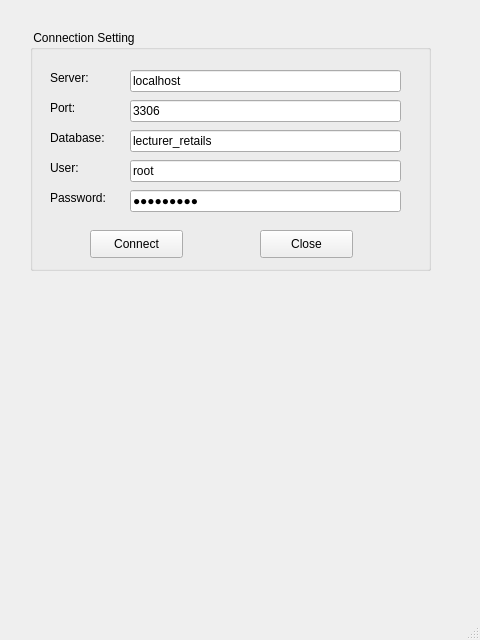
<?xml version="1.0" encoding="UTF-8"?>
<ui version="4.0">
 <class>MainWindow</class>
 <widget class="QMainWindow" name="MainWindow">
  <property name="geometry">
   <rect>
    <x>0</x>
    <y>0</y>
    <width>480</width>
    <height>640</height>
   </rect>
  </property>
  <property name="windowTitle">
   <string>DatabaseConnect</string>
  </property>
  <widget class="QWidget" name="centralwidget">
   <widget class="QGroupBox" name="groupBox">
    <property name="geometry">
     <rect>
      <x>30</x>
      <y>30</y>
      <width>401</width>
      <height>241</height>
     </rect>
    </property>
    <property name="title">
     <string> Connection Setting</string>
    </property>
    <widget class="QLabel" name="label">
     <property name="geometry">
      <rect>
       <x>20</x>
       <y>40</y>
       <width>55</width>
       <height>16</height>
      </rect>
     </property>
     <property name="text">
      <string>Server:</string>
     </property>
    </widget>
    <widget class="QLabel" name="label_2">
     <property name="geometry">
      <rect>
       <x>20</x>
       <y>70</y>
       <width>55</width>
       <height>16</height>
      </rect>
     </property>
     <property name="text">
      <string>Port:</string>
     </property>
    </widget>
    <widget class="QLabel" name="label_3">
     <property name="geometry">
      <rect>
       <x>20</x>
       <y>100</y>
       <width>81</width>
       <height>16</height>
      </rect>
     </property>
     <property name="text">
      <string>Database:</string>
     </property>
    </widget>
    <widget class="QLabel" name="label_4">
     <property name="geometry">
      <rect>
       <x>20</x>
       <y>130</y>
       <width>81</width>
       <height>16</height>
      </rect>
     </property>
     <property name="text">
      <string>User: </string>
     </property>
    </widget>
    <widget class="QLabel" name="label_5">
     <property name="geometry">
      <rect>
       <x>20</x>
       <y>160</y>
       <width>81</width>
       <height>16</height>
      </rect>
     </property>
     <property name="text">
      <string>Password:</string>
     </property>
    </widget>
    <widget class="QPushButton" name="pushButtonConnect">
     <property name="geometry">
      <rect>
       <x>60</x>
       <y>200</y>
       <width>93</width>
       <height>28</height>
      </rect>
     </property>
     <property name="text">
      <string>Connect</string>
     </property>
     <property name="icon">
      <iconset>
       <normaloff>../Images/setup.png</normaloff>../Images/setup.png</iconset>
     </property>
    </widget>
    <widget class="QPushButton" name="pushButtonClose">
     <property name="geometry">
      <rect>
       <x>230</x>
       <y>200</y>
       <width>93</width>
       <height>28</height>
      </rect>
     </property>
     <property name="text">
      <string>Close</string>
     </property>
     <property name="icon">
      <iconset>
       <normaloff>../Images/close.png</normaloff>../Images/close.png</iconset>
     </property>
    </widget>
    <widget class="QLineEdit" name="lineEditServer">
     <property name="geometry">
      <rect>
       <x>100</x>
       <y>40</y>
       <width>271</width>
       <height>22</height>
      </rect>
     </property>
     <property name="text">
      <string>localhost</string>
     </property>
    </widget>
    <widget class="QLineEdit" name="lineEditPort">
     <property name="geometry">
      <rect>
       <x>100</x>
       <y>70</y>
       <width>271</width>
       <height>22</height>
      </rect>
     </property>
     <property name="text">
      <string>3306</string>
     </property>
    </widget>
    <widget class="QLineEdit" name="lineEditDatabase">
     <property name="geometry">
      <rect>
       <x>100</x>
       <y>100</y>
       <width>271</width>
       <height>22</height>
      </rect>
     </property>
     <property name="text">
      <string>lecturer_retails</string>
     </property>
    </widget>
    <widget class="QLineEdit" name="lineEditUser">
     <property name="geometry">
      <rect>
       <x>100</x>
       <y>130</y>
       <width>271</width>
       <height>22</height>
      </rect>
     </property>
     <property name="text">
      <string>root   </string>
     </property>
    </widget>
    <widget class="QLineEdit" name="lineEditPassword">
     <property name="geometry">
      <rect>
       <x>100</x>
       <y>160</y>
       <width>271</width>
       <height>22</height>
      </rect>
     </property>
     <property name="text">
      <string>@Obama123</string>
     </property>
     <property name="echoMode">
      <enum>QLineEdit::Password</enum>
     </property>
     <property name="readOnly">
      <bool>false</bool>
     </property>
    </widget>
   </widget>
  </widget>
  <widget class="QMenuBar" name="menubar">
   <property name="geometry">
    <rect>
     <x>0</x>
     <y>0</y>
     <width>480</width>
     <height>18</height>
    </rect>
   </property>
  </widget>
  <widget class="QStatusBar" name="statusbar"/>
 </widget>
 <resources/>
 <connections/>
</ui>
